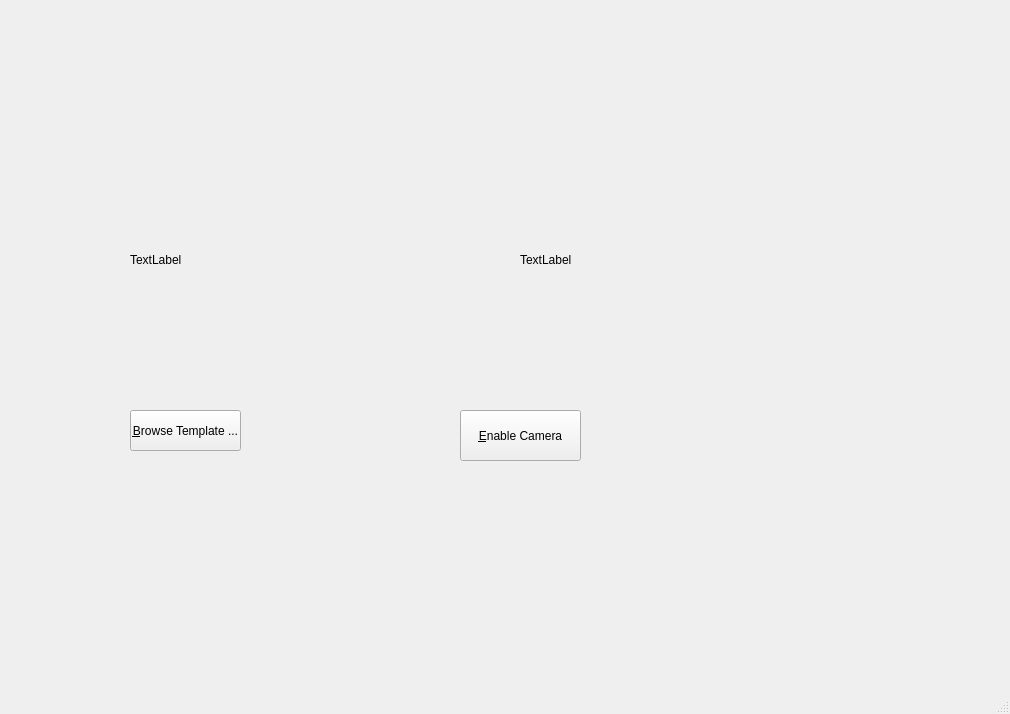
<?xml version="1.0" encoding="UTF-8"?>
<ui version="4.0">
 <class>MainWindow</class>
 <widget class="QMainWindow" name="MainWindow">
  <property name="geometry">
   <rect>
    <x>0</x>
    <y>0</y>
    <width>1010</width>
    <height>714</height>
   </rect>
  </property>
  <property name="windowTitle">
   <string>SIFT Demo</string>
  </property>
  <widget class="QWidget" name="centralwidget">
   <widget class="QLabel" name="template_label">
    <property name="geometry">
     <rect>
      <x>130</x>
      <y>140</y>
      <width>320</width>
      <height>240</height>
     </rect>
    </property>
    <property name="text">
     <string>TextLabel</string>
    </property>
   </widget>
   <widget class="QLabel" name="live_image_label">
    <property name="geometry">
     <rect>
      <x>520</x>
      <y>140</y>
      <width>320</width>
      <height>240</height>
     </rect>
    </property>
    <property name="text">
     <string>TextLabel</string>
    </property>
   </widget>
   <widget class="QPushButton" name="browse_button">
    <property name="geometry">
     <rect>
      <x>130</x>
      <y>410</y>
      <width>111</width>
      <height>41</height>
     </rect>
    </property>
    <property name="text">
     <string>&amp;Browse Template ...</string>
    </property>
   </widget>
   <widget class="QPushButton" name="toggle_cam_button">
    <property name="geometry">
     <rect>
      <x>460</x>
      <y>410</y>
      <width>121</width>
      <height>51</height>
     </rect>
    </property>
    <property name="text">
     <string>&amp;Enable Camera</string>
    </property>
   </widget>
  </widget>
  <widget class="QMenuBar" name="menubar">
   <property name="geometry">
    <rect>
     <x>0</x>
     <y>0</y>
     <width>1010</width>
     <height>22</height>
    </rect>
   </property>
  </widget>
  <widget class="QStatusBar" name="statusbar"/>
 </widget>
 <resources/>
 <connections/>
</ui>
